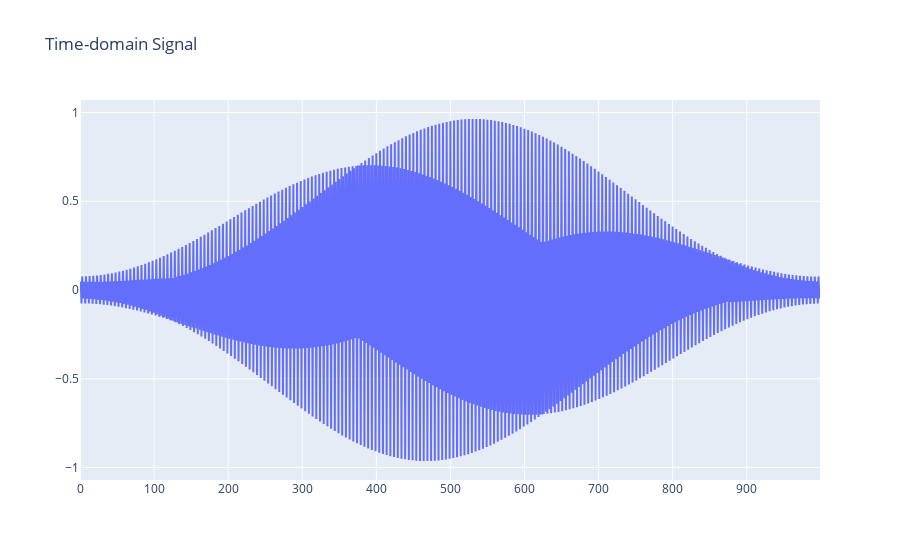
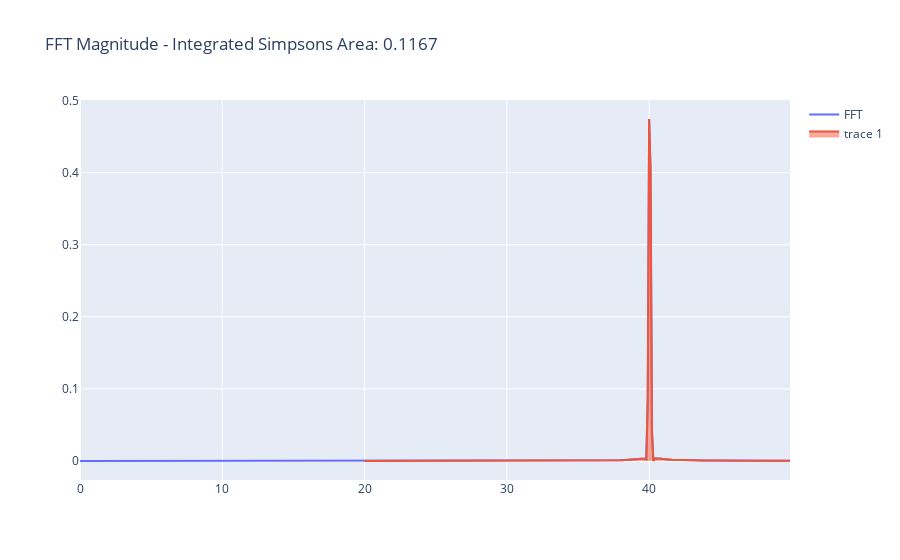

The notebook cell these images were saved under, in order:
### Code cell
matlab_script()

### Figure 1 — Plotly figure (JSON) as saved in the notebook; plotly's stock layout.template omitted (floating-point values rounded to 4 significant figures; data arrays with more than 128 entries replaced by an {"elided": "..."} marker saying what was removed)
{"data": [{"mode": "lines", "name": "Signal", "type": "scatter", "y": {"elided": "1000 float values"}}], "layout": {"title": {"text": "Time-domain Signal"}}}

### Figure 2 — Plotly figure (JSON) as saved in the notebook; plotly's stock layout.template omitted (floating-point values rounded to 4 significant figures; data arrays with more than 128 entries replaced by an {"elided": "..."} marker saying what was removed)
{"data": [{"mode": "lines", "name": "FFT", "type": "scatter", "x": {"elided": "500 float values"}, "y": {"elided": "500 float values"}}, {"fill": "tozeroy", "type": "scatter", "x": {"elided": "300 float values"}, "y": {"elided": "300 float values"}}], "layout": {"title": {"text": "FFT Magnitude - Integrated Simpsons Area: 0.1167"}}}
